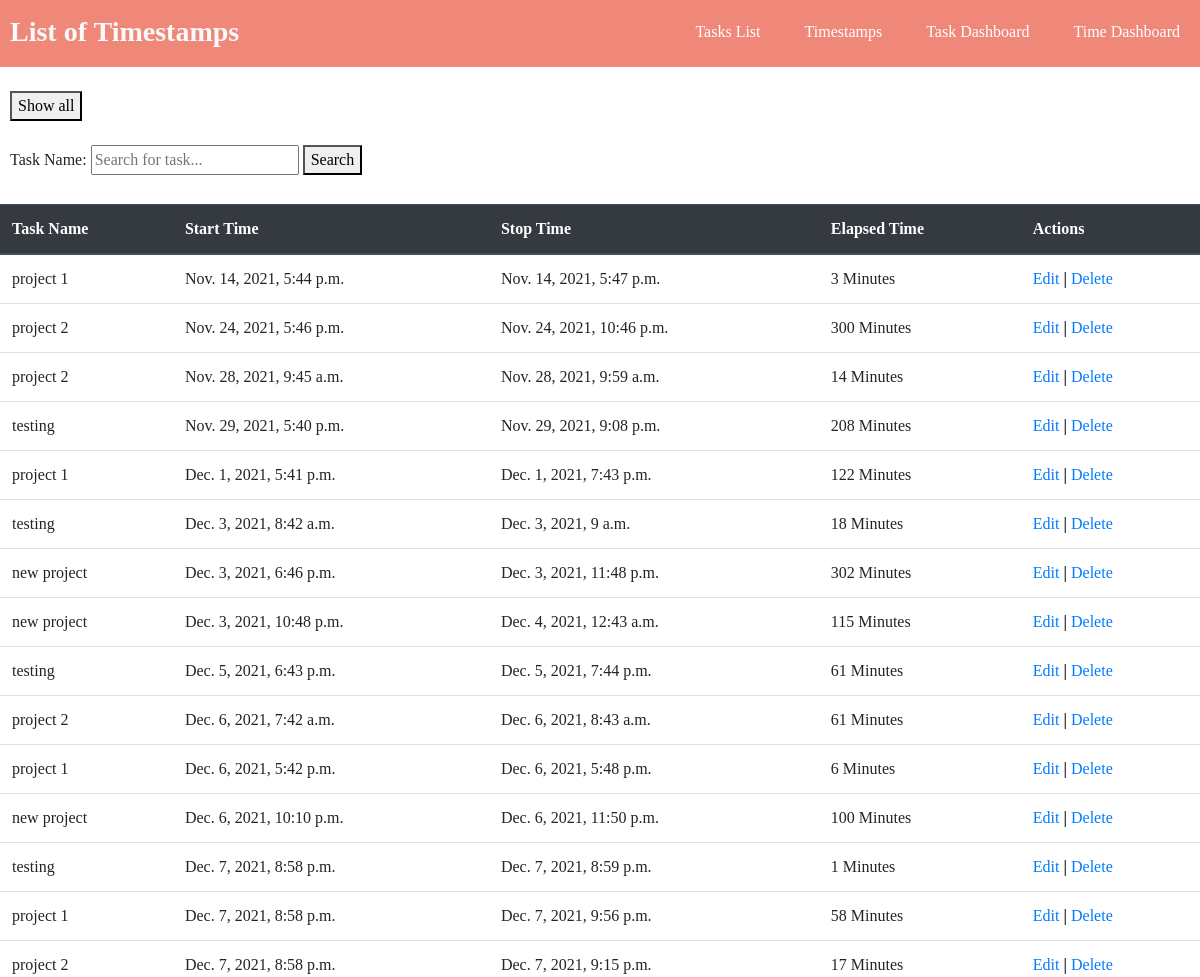
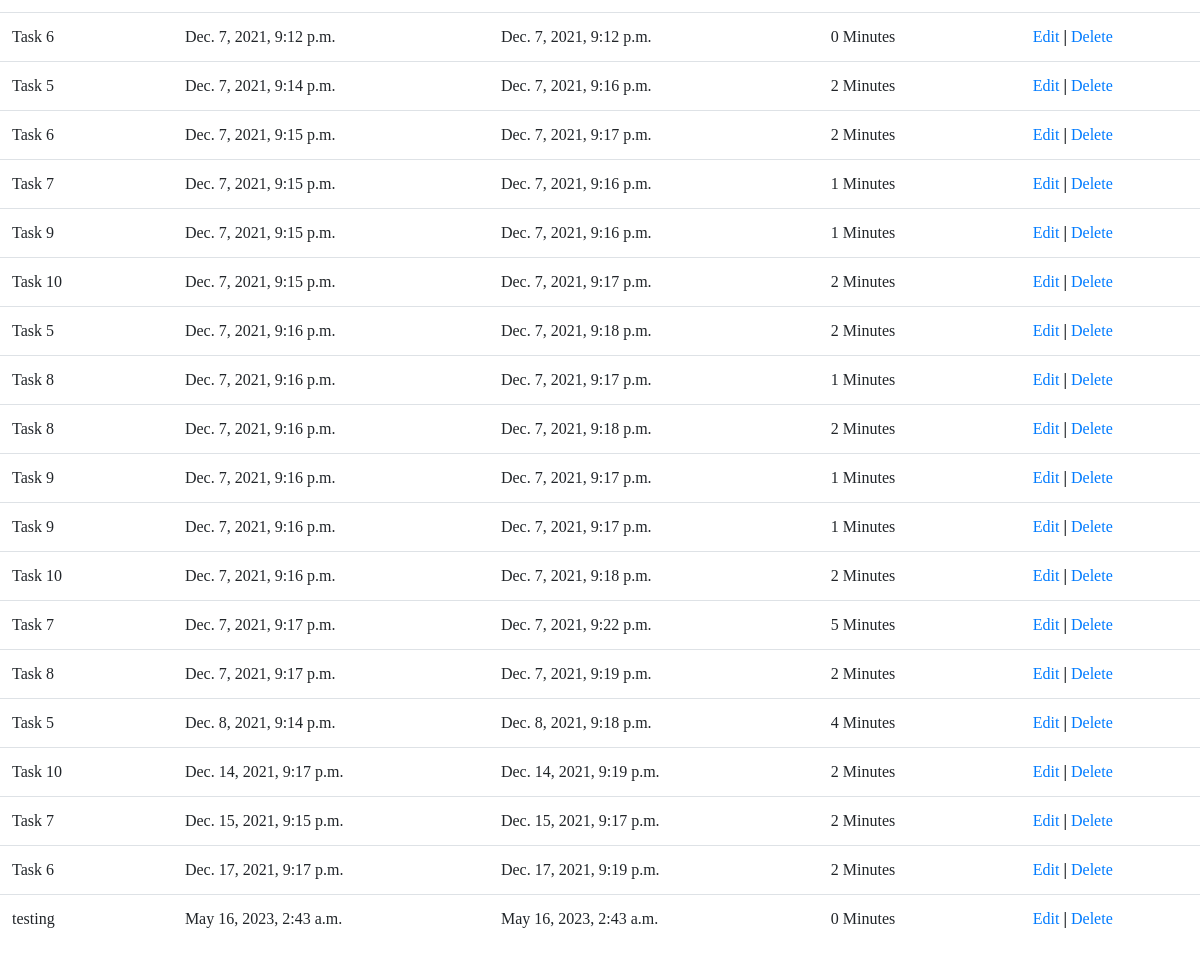
The page /show_timestamps on the database its author committed (2 pictures, top to bottom).
### tasks/models.py (models this page shows)
class Timestamp(models.Model):
    task = models.ForeignKey('Task', on_delete=models.CASCADE, null=True)
    begin_time = models.DateTimeField(blank=True, null=True)
    end_time = models.DateTimeField()
    def elapsed_time(self):
        return math.floor(((self.end_time - self.begin_time).total_seconds()/60))
    class Meta:
        db_table = "timestamps"

class Task(models.Model):
    task_name = models.CharField(max_length=100)
    task_description = models.TextField()
    timer_state = models.CharField(max_length=11, choices=TIMER_STATE, default='Start Timer') #Used to determine if the task should be tracking time to create a timestamp
    begin_time = models.DateTimeField(blank=True, null=True) #Needed to record start time of timestamps.
    project = models.CharField(max_length=100)
    status = models.CharField(max_length=11, choices=STATUSES, default='in progress')
    class Meta:
        db_table = "tasks"

### tasks/views.py (the view)
# urls.py: path('show_timestamps', views.show_timestamps),
def show_timestamps(request):
    timestamps = Timestamp.objects.all().order_by('begin_time')
    return render(request, "show_timestamps.html", {'timestamps':timestamps})

### tasks/templates/show_timestamps.html (shortened to what this page needs)
<!DOCTYPE html>
<head>
	<link rel="stylesheet" href="https://stackpath.bootstrapcdn.com/bootstrap/4.3.1/css/bootstrap.min.css">
</head>
<body>
<header>
	<div class="container_h">
		<h3 class="logo"><b>List of Timestamps</b></h3>
		<nav>
			<ul>
				<li><a href="/show_tasks">Tasks List</a></li>
				<li><a href="/show_timestamps">Timestamps</a></li>
				<li><a href="/show_task_dashboard">Task Dashboard</a></li>
				<li><a href="/show_time_dashboard">Time Dashboard</a></li>
			</ul>
		</nav>
	</div>
</header>
<br>
<form method="POST" action="/show_timestamps" style="padding-left: 10px;">
	<button type="submit" >Show all</button>
</form>
<br>
<form method="POST" action="/timestamp_search" style="padding-left: 10px;">
	<label>Task Name:</label>
		<input type="text" name="task_name" id ="id_task_name" required maxlength="100" placeholder="Search for task...">
		<button type="submit">Search</button>
</form>
<br>
<table class="table">
    <thead class="thead-dark">
    <tr>
        <th>Task Name</th>
		<th>Start Time</th>
        <th>Stop Time</th>
		<th>Elapsed Time</th>
		<th>Actions</th>
    </tr>
    </thead>
    <tbody>
{% for ts in timestamps %}
    <tr>
        <td>{{ ts.task.task_name }}</td>
        <td>{{ ts.begin_time }}</td>
		<td>{{ ts.end_time }}</td>
		<td>{{ ts.elapsed_time }} Minutes</td>
        <td>
            <a href="/edit_timestamp/{{ ts.id }}">Edit</a>
			<b> | </b>
            <a href="/delete_timestamp/{{ ts.id }}">Delete</a>
        </td>
    </tr>
{% endfor %}
    </tbody>
</table>
</body>
</html>

### tasks/templates/show_timestamps.html (style rules this page uses)
html * { font-family: Verdana !important; }
header { background: #f0887a; }
header::after { content: ''; display: table; clear: both; }
.logo { float: left; padding-top: 15px; margin-left: 10px; padding-bottom: 10px; border: none; }
nav { float: right; }
nav ul { margin: 0; padding: 0; list-style: none; }
nav li { color: #ffffff; display: inline-block; margin-left: 20px; margin-right: 20px; padding-top: 20px; position: relative; }
nav a { color: #ffffff; }
nav a::before { content: ''; display: block; height: 5px; background-color: #444; position: absolute; top: 0; width: 0%; transition: all ease-in-out 250ms; }
h3 { color: #f8f9fa; }

### rows shown on the page
Timestamp: task.task_name "project 1", begin_time "Nov. 14, 2021, 5:44 p.m.", end_time "Nov. 14, 2021, 5:47 p.m.", elapsed_time "3"
Timestamp: task.task_name "project 2", begin_time "Nov. 24, 2021, 5:46 p.m.", end_time "Nov. 24, 2021, 10:46 p.m.", elapsed_time "300"
Timestamp: task.task_name "project 2", begin_time "Nov. 28, 2021, 9:45 a.m.", end_time "Nov. 28, 2021, 9:59 a.m.", elapsed_time "14"
Timestamp: task.task_name "testing", begin_time "Nov. 29, 2021, 5:40 p.m.", end_time "Nov. 29, 2021, 9:08 p.m.", elapsed_time "208"
Timestamp: task.task_name "project 1", begin_time "Dec. 1, 2021, 5:41 p.m.", end_time "Dec. 1, 2021, 7:43 p.m.", elapsed_time "122"
Timestamp: task.task_name "testing", begin_time "Dec. 3, 2021, 8:42 a.m.", end_time "Dec. 3, 2021, 9 a.m.", elapsed_time "18"
Timestamp: task.task_name "new project", begin_time "Dec. 3, 2021, 6:46 p.m.", end_time "Dec. 3, 2021, 11:48 p.m.", elapsed_time "302"
Timestamp: task.task_name "new project", begin_time "Dec. 3, 2021, 10:48 p.m.", end_time "Dec. 4, 2021, 12:43 a.m.", elapsed_time "115"
Timestamp: task.task_name "testing", begin_time "Dec. 5, 2021, 6:43 p.m.", end_time "Dec. 5, 2021, 7:44 p.m.", elapsed_time "61"
Timestamp: task.task_name "project 2", begin_time "Dec. 6, 2021, 7:42 a.m.", end_time "Dec. 6, 2021, 8:43 a.m.", elapsed_time "61"
Timestamp: task.task_name "project 1", begin_time "Dec. 6, 2021, 5:42 p.m.", end_time "Dec. 6, 2021, 5:48 p.m.", elapsed_time "6"
Timestamp: task.task_name "new project", begin_time "Dec. 6, 2021, 10:10 p.m.", end_time "Dec. 6, 2021, 11:50 p.m.", elapsed_time "100"
Timestamp: task.task_name "testing", begin_time "Dec. 7, 2021, 8:58 p.m.", end_time "Dec. 7, 2021, 8:59 p.m.", elapsed_time "1"
Timestamp: task.task_name "project 1", begin_time "Dec. 7, 2021, 8:58 p.m.", end_time "Dec. 7, 2021, 9:56 p.m.", elapsed_time "58"
Timestamp: task.task_name "project 2", begin_time "Dec. 7, 2021, 8:58 p.m.", end_time "Dec. 7, 2021, 9:15 p.m.", elapsed_time "17"
Timestamp: task.task_name "Task 6", begin_time "Dec. 7, 2021, 9:12 p.m.", end_time "Dec. 7, 2021, 9:12 p.m.", elapsed_time "0"
Timestamp: task.task_name "Task 5", begin_time "Dec. 7, 2021, 9:14 p.m.", end_time "Dec. 7, 2021, 9:16 p.m.", elapsed_time "2"
Timestamp: task.task_name "Task 6", begin_time "Dec. 7, 2021, 9:15 p.m.", end_time "Dec. 7, 2021, 9:17 p.m.", elapsed_time "2"
Timestamp: task.task_name "Task 7", begin_time "Dec. 7, 2021, 9:15 p.m.", end_time "Dec. 7, 2021, 9:16 p.m.", elapsed_time "1"
Timestamp: task.task_name "Task 9", begin_time "Dec. 7, 2021, 9:15 p.m.", end_time "Dec. 7, 2021, 9:16 p.m.", elapsed_time "1"
Timestamp: task.task_name "Task 10", begin_time "Dec. 7, 2021, 9:15 p.m.", end_time "Dec. 7, 2021, 9:17 p.m.", elapsed_time "2"
Timestamp: task.task_name "Task 5", begin_time "Dec. 7, 2021, 9:16 p.m.", end_time "Dec. 7, 2021, 9:18 p.m.", elapsed_time "2"
Timestamp: task.task_name "Task 8", begin_time "Dec. 7, 2021, 9:16 p.m.", end_time "Dec. 7, 2021, 9:17 p.m.", elapsed_time "1"
Timestamp: task.task_name "Task 8", begin_time "Dec. 7, 2021, 9:16 p.m.", end_time "Dec. 7, 2021, 9:18 p.m.", elapsed_time "2"
Timestamp: task.task_name "Task 9", begin_time "Dec. 7, 2021, 9:16 p.m.", end_time "Dec. 7, 2021, 9:17 p.m.", elapsed_time "1"
Timestamp: task.task_name "Task 9", begin_time "Dec. 7, 2021, 9:16 p.m.", end_time "Dec. 7, 2021, 9:17 p.m.", elapsed_time "1"
Timestamp: task.task_name "Task 10", begin_time "Dec. 7, 2021, 9:16 p.m.", end_time "Dec. 7, 2021, 9:18 p.m.", elapsed_time "2"
Timestamp: task.task_name "Task 7", begin_time "Dec. 7, 2021, 9:17 p.m.", end_time "Dec. 7, 2021, 9:22 p.m.", elapsed_time "5"
Timestamp: task.task_name "Task 8", begin_time "Dec. 7, 2021, 9:17 p.m.", end_time "Dec. 7, 2021, 9:19 p.m.", elapsed_time "2"
Timestamp: task.task_name "Task 5", begin_time "Dec. 8, 2021, 9:14 p.m.", end_time "Dec. 8, 2021, 9:18 p.m.", elapsed_time "4"
Timestamp: task.task_name "Task 10", begin_time "Dec. 14, 2021, 9:17 p.m.", end_time "Dec. 14, 2021, 9:19 p.m.", elapsed_time "2"
Timestamp: task.task_name "Task 7", begin_time "Dec. 15, 2021, 9:15 p.m.", end_time "Dec. 15, 2021, 9:17 p.m.", elapsed_time "2"
Timestamp: task.task_name "Task 6", begin_time "Dec. 17, 2021, 9:17 p.m.", end_time "Dec. 17, 2021, 9:19 p.m.", elapsed_time "2"
Timestamp: task.task_name "testing", begin_time "May 16, 2023, 2:43 a.m.", end_time "May 16, 2023, 2:43 a.m.", elapsed_time "0"
